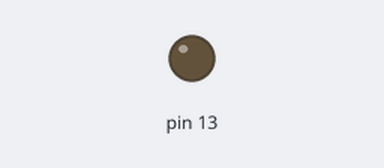
This sketch was run on a simulated Arduino Uno, built with avr-gcc and run on an emulated ATmega328P. Shown: output pins drawn as LEDs (lit = HIGH).

Above: at 0.3 s.
At 4.6 s:
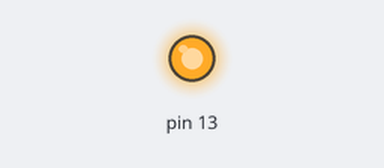
Timing chart, 0 to 7.0 s (numbered marks = the images above):
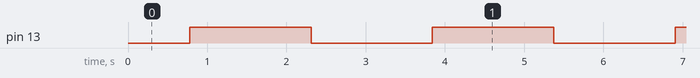

The sketch:

Pratica_11_Pisca_LED_suave.ino
```cpp
// Curso de Introdução a Sistemas Embarcados com Arduino
// Prof. Felipe N. Martins
// www.nossosrobos.blogspot.com
//
// Prática 11 - Controle de Brilho com PWM
// Objetivo: Piscar o LED do pino 13 suavemente usando PWM.
//
// Hardware adicionado:


int brilho = 0; // brilho do LED
int variacao = 5; // quanto varia o brilho

void setup() {
  pinMode(13, OUTPUT);
}

void loop() {
  analogWrite(13, brilho);
  brilho = brilho + variacao;
  if (brilho == 0 || brilho == 255) {
    variacao = -variacao;
  }
  delay(30);
}
```

Measured:
- by itself, pin 13: alternates HIGH for 1.5 s and LOW for 1.5 s
